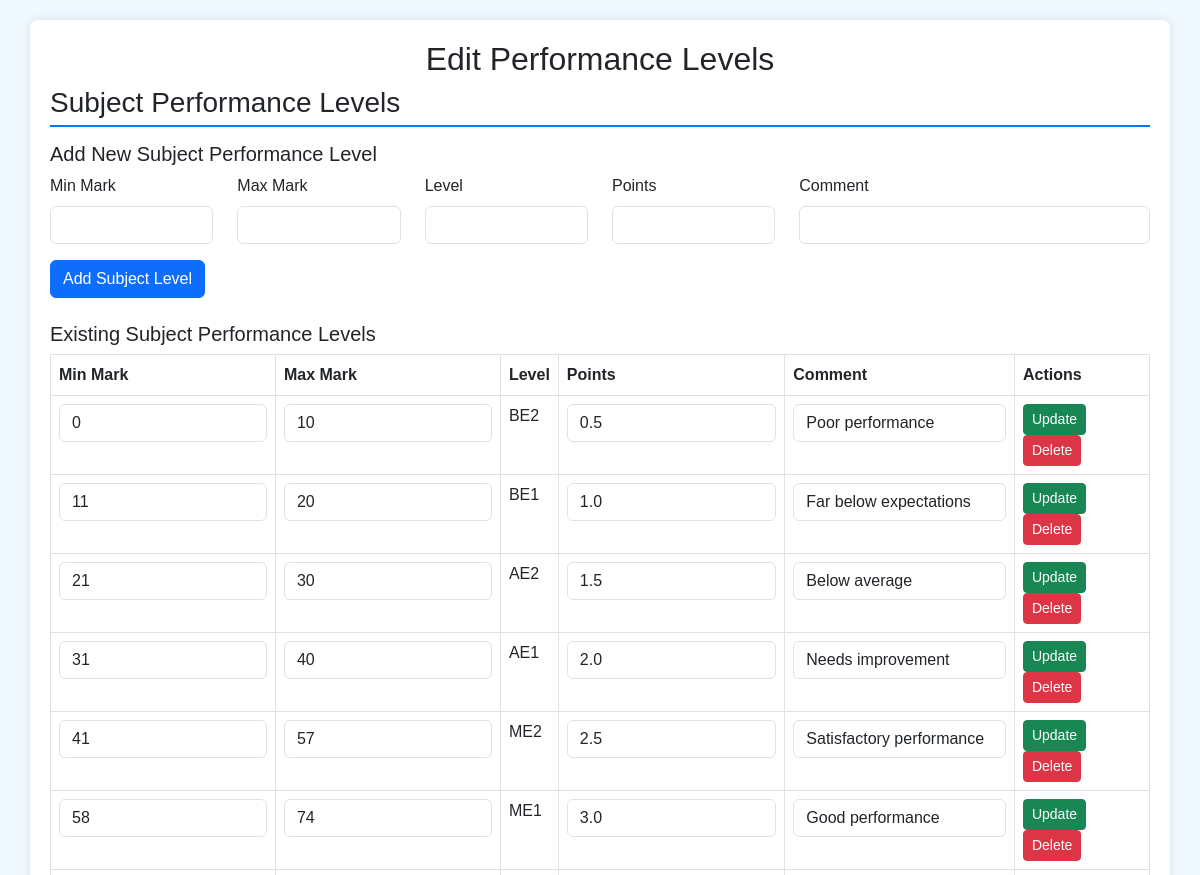
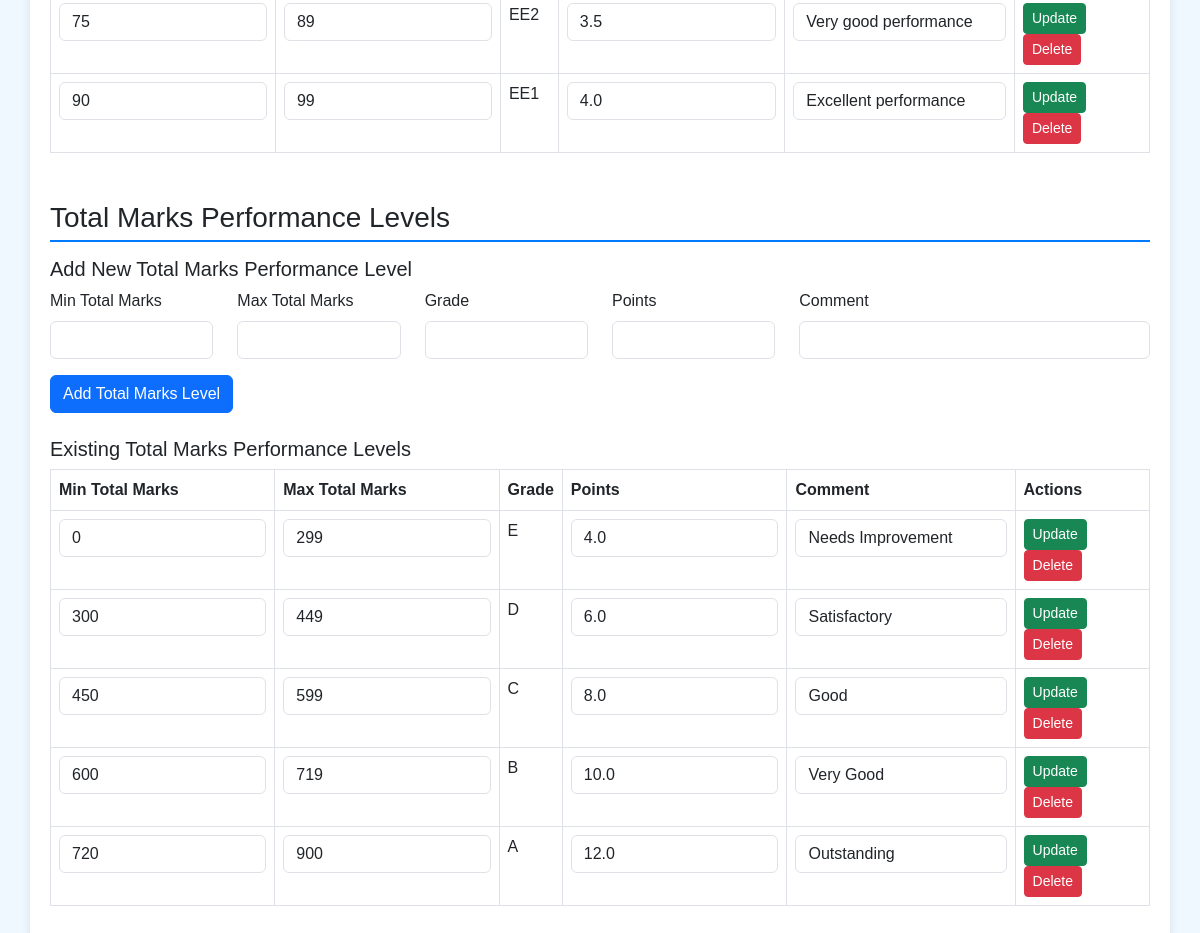
/edit_performance (signed in), run on the app's committed database (2 pictures, top to bottom).
### tables this page shows
CREATE TABLE performance_levels (
                 id INTEGER PRIMARY KEY AUTOINCREMENT,
                 min_mark INTEGER NOT NULL,
                 max_mark INTEGER NOT NULL,
                 level TEXT NOT NULL,
                 points REAL NOT NULL,
                 comment TEXT NOT NULL,
                 UNIQUE(min_mark, max_mark));

CREATE TABLE total_marks_performance_levels (
                 id INTEGER PRIMARY KEY AUTOINCREMENT,
                 min_total_marks INTEGER NOT NULL,
                 max_total_marks INTEGER NOT NULL,
                 grade TEXT NOT NULL,
                 points REAL NOT NULL,
                 comment TEXT NOT NULL,
                 UNIQUE(min_total_marks, max_total_marks));

### app.py (the view, shortened to what this page needs)
@app.route('/edit_performance', methods=['GET', 'POST'])
@login_required
def edit_performance():
    if session.get('role') != 'admin':
        flash('Unauthorized access.', 'danger')
        return redirect(url_for('login'))
    conn = sqlite3.connect('jonyo_school.db')
    c = conn.cursor()
    c.execute("SELECT id, min_mark, max_mark, level, points, comment FROM performance_levels ORDER BY min_mark")
    performance_levels = c.fetchall()
    c.execute("SELECT id, min_total_marks, max_total_marks, grade, points, comment FROM total_marks_performance_levels ORDER BY min_total_marks")
    total_marks_performance_levels = c.fetchall()
    conn.close()
    return render_template('edit_performance.html',
                         performance_levels=performance_levels,
                         total_marks_performance_levels=total_marks_performance_levels)

### app.py (called while the page is built, shortened)
@app.context_processor
def inject_tokens():
    delete_token = hashlib.md5(f"{current_user.id if current_user.is_authenticated else 'guest'}{app.config['SECRET_KEY']}{int(time.time())//3600}".encode()).hexdigest()
    return dict(delete_token=delete_token, csrf_token=lambda: session.get('csrf_token', ''))

@login_manager.user_loader
def load_user(user_id):
    try:
        conn = sqlite3.connect('jonyo_school.db')
        c = conn.cursor()
        c.execute("SELECT id, username, role, full_name FROM users WHERE id=?", (user_id,))
        user_data = c.fetchone()
        if user_data:
            session['role'] = user_data[2]
            session['full_name'] = user_data[3]
            conn.close()
            return User(user_data[0], user_data[1], user_data[2], user_data[3])
    except sqlite3.Error as e:
        logging.error(f"Database error in load_user for user_id {user_id}: {str(e)}")
        return None

### templates/edit_performance.html (shortened to what this page needs)
<!DOCTYPE html>
<html lang="en">
<head>
    <link rel="stylesheet" href="https://cdn.jsdelivr.net/npm/bootstrap@5.3.0/dist/css/bootstrap.min.css">
</head>
<body>
    <div class="container">
        <h2 class="text-center">Edit Performance Levels</h2>
        <h3 class="section-title">Subject Performance Levels</h3>
        <h5>Add New Subject Performance Level</h5>
        <form method="POST">
            <div class="row mb-3">
                <div class="col-md-2">
                    <label for="min_mark" class="form-label">Min Mark</label>
                    <input type="number" class="form-control" id="min_mark" name="min_mark" required>
                </div>
                <div class="col-md-2">
                    <label for="max_mark" class="form-label">Max Mark</label>
                    <input type="number" class="form-control" id="max_mark" name="max_mark" required>
                </div>
                <div class="col-md-2">
                    <label for="level" class="form-label">Level</label>
                    <input type="text" class="form-control" id="level" name="level" required>
                </div>
                <div class="col-md-2">
                    <label for="points" class="form-label">Points</label>
                    <input type="number" step="0.1" class="form-control" id="points" name="points" required>
                </div>
                <div class="col-md-4">
                    <label for="comment" class="form-label">Comment</label>
                    <input type="text" class="form-control" id="comment" name="comment" required>
                </div>
            </div>
            <button type="submit" class="btn btn-primary">Add Subject Level</button>
        </form>
        <h5 class="mt-4">Existing Subject Performance Levels</h5>
        <table class="table table-bordered">
            <thead>
                <tr>
                    <th>Min Mark</th>
                    <th>Max Mark</th>
                    <th>Level</th>
                    <th>Points</th>
                    <th>Comment</th>
                    <th>Actions</th>
                </tr>
            </thead>
            <tbody>
                {% for level in performance_levels %}
                    <tr>
                        <form method="POST">
                            <td><input type="number" name="min_mark" value="{{ level[1] }}" class="form-control" required></td>
                            <td><input type="number" name="max_mark" value="{{ level[2] }}" class="form-control" required></td>
                            <td>{{ level[3] }}</td>
                            <td><input type="number" step="0.1" name="points" value="{{ level[4] }}" class="form-control" required></td>
                            <td><input type="text" name="comment" value="{{ level[5] }}" class="form-control" required></td>
                            <td>
                                <button type="submit" class="btn btn-success btn-sm">Update</button>
                                <button type="submit" formaction="{{ url_for('edit_performance') }}" formmethod="POST" name="action" value="delete_subject" class="btn btn-danger btn-sm">Delete</button>
                            </td>
                        </form>
                    </tr>
                {% else %}
                    <tr><td colspan="6">No subject performance levels defined.</td></tr>
                {% endfor %}
            </tbody>
        </table>
        <h3 class="section-title mt-5">Total Marks Performance Levels</h3>
        <h5>Add New Total Marks Performance Level</h5>
        <form method="POST">
            <div class="row mb-3">
                <div class="col-md-2">
                    <label for="min_total_marks" class="form-label">Min Total Marks</label>
                    <input type="number" class="form-control" id="min_total_marks" name="min_total_marks" required>
                </div>
                <div class="col-md-2">
                    <label for="max_total_marks" class="form-label">Max Total Marks</label>
                    <input type="number" class="form-control" id="max_total_marks" name="max_total_marks" required>
                </div>
                <div class="col-md-2">
                    <label for="grade" class="form-label">Grade</label>
                    <input type="text" class="form-control" id="grade" name="grade" required>
                </div>
                <div class="col-md-2">
                    <label for="points_total" class="form-label">Points</label>
                    <input type="number" step="0.1" class="form-control" id="points_total" name="points" required>
                </div>
                <div class="col-md-4">
                    <label for="comment_total" class="form-label">Comment</label>
                    <input type="text" class="form-control" id="comment_total" name="comment" required>
                </div>
            </div>
            <button type="submit" class="btn btn-primary">Add Total Marks Level</button>
        </form>
        <h5 class="mt-4">Existing Total Marks Performance Levels</h5>
        <table class="table table-bordered">
            <thead>
                <tr>
                    <th>Min Total Marks</th>
                    <th>Max Total Marks</th>
                    <th>Grade</th>
                    <th>Points</th>
                    <th>Comment</th>
                    <th>Actions</th>
                </tr>
            </thead>
            <tbody>
                {% for level in total_marks_performance_levels %}
                    <tr>
                        <form method="POST">
                            <td><input type="number" name="min_total_marks" value="{{ level[1] }}" class="form-control" required></td>
                            <td><input type="number" name="max_total_marks" value="{{ level[2] }}" class="form-control" required></td>
                            <td>{{ level[3] }}</td>
                            <td><input type="number" step="0.1" name="points" value="{{ level[4] }}" class="form-control" required></td>
                            <td><input type="text" name="comment" value="{{ level[5] }}" class="form-control" required></td>
                            <td>
                                <button type="submit" class="btn btn-success btn-sm">Update</button>
                                <button type="submit" formaction="{{ url_for('edit_performance') }}" formmethod="POST" name="action" value="delete_total" class="btn btn-danger btn-sm">Delete</button>
                            </td>
                        </form>
                    </tr>
                {% else %}
                    <tr><td colspan="6">No total marks performance levels defined.</td></tr>
                {% endfor %}
            </tbody>
        </table>
    </div>
</body>
</html>

### templates/edit_performance.html (style rules this page uses)
body { background-color: #f0f8ff; font-family: Arial, sans-serif; }
.container { margin: 20px auto; padding: 20px; background-color: #ffffff; border-radius: 8px; box-shadow: 0 0 10px rgba(0,0,0,0.1); }
.section-title { border-bottom: 2px solid #007bff; padding-bottom: 5px; margin-bottom: 15px; }

### data on the page
performance_levels: min_mark "0", max_mark "10", level "BE2", points "0.5", comment "Poor performance"
performance_levels: min_mark "11", max_mark "20", level "BE1", points "1.0", comment "Far below expectations"
performance_levels: min_mark "21", max_mark "30", level "AE2", points "1.5", comment "Below average"
performance_levels: min_mark "31", max_mark "40", level "AE1", points "2.0", comment "Needs improvement"
performance_levels: min_mark "41", max_mark "57", level "ME2", points "2.5", comment "Satisfactory performance"
performance_levels: min_mark "58", max_mark "74", level "ME1", points "3.0", comment "Good performance"
performance_levels: min_mark "75", max_mark "89", level "EE2", points "3.5", comment "Very good performance"
performance_levels: min_mark "90", max_mark "99", level "EE1", points "4.0", comment "Excellent performance"
total_marks_performance_levels: min_total_marks "0", max_total_marks "299", grade "E", points "4.0", comment "Needs Improvement"
total_marks_performance_levels: min_total_marks "300", max_total_marks "449", grade "D", points "6.0", comment "Satisfactory"
total_marks_performance_levels: min_total_marks "450", max_total_marks "599", grade "C", points "8.0", comment "Good"
total_marks_performance_levels: min_total_marks "600", max_total_marks "719", grade "B", points "10.0", comment "Very Good"
total_marks_performance_levels: min_total_marks "720", max_total_marks "900", grade "A", points "12.0", comment "Outstanding"
